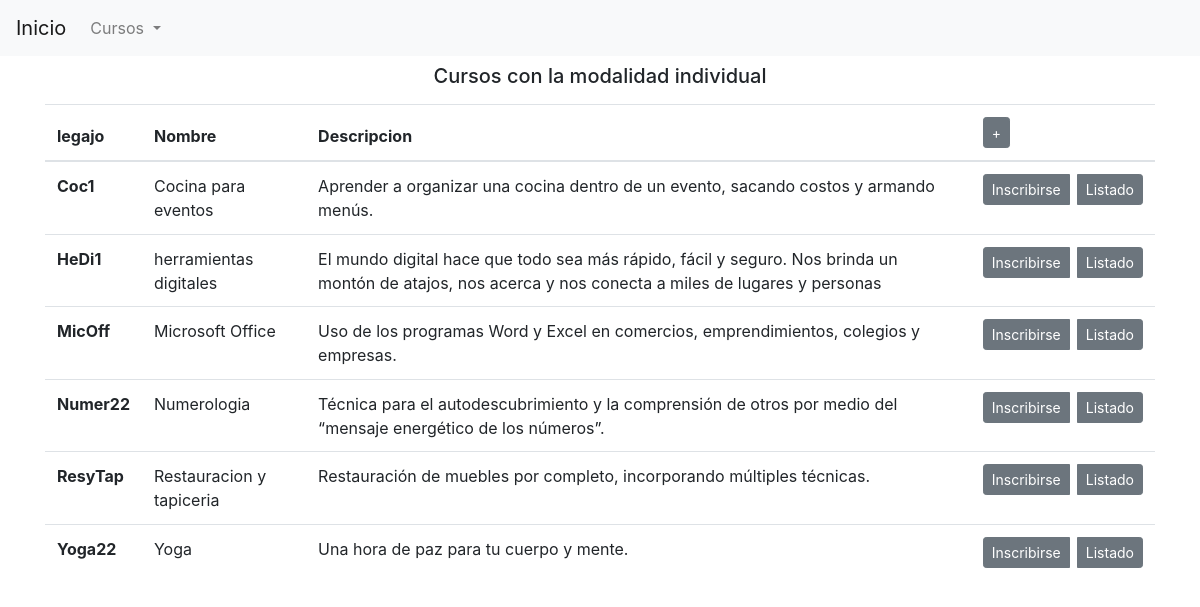
Screenshot of /cursos.php?m=individual with the database file from the repository.
### tables this page shows
CREATE TABLE `curso` (
  `legajo` varchar(25) NOT NULL,
  `nombre` varchar(25) NOT NULL,
  `descripcion` varchar(150) NOT NULL,
  `modalidad` varchar(25) NOT NULL
);

### modelo/Curso.php (called while the page is built, shortened)
<?php
class Curso
{
    private $legajo;
    public function __construct()
    {
        $this->legajo = "";
    }
    public function setear($legajo, $nombre, $descripcion, $modalidad)
    {
        $this->legajo = $legajo;
    }
    public function getLegajo()
    {
        return $this->legajo;
    }
    public static function listar($parametro = "")
    {
        $arreglo = array();
        $base = new BaseDatos();
        $sql = "SELECT * FROM curso ";
        if ($parametro != "") {
            $sql .= 'WHERE ' . $parametro;
        }
        $res = $base->Ejecutar($sql);
        if ($res > -1) {
            if ($res > 0) {
                while ($fila = $base->Registro()) {
                    $curso = new Curso();
                    $curso->setear($fila['legajo'], $fila['nombre'], $fila['descripcion'], $fila['modalidad']);
                    $curso->cargarParticipantes();
                    array_push($arreglo, $curso);
                }
            }
        } else {
            Curso::setMensajeOperacion("Curso->listar: " . $base->getError());
        }
        return $arreglo;
    }
    public function cargarParticipantes()
    {
        $participantes = Cursa::listarParticipantes("legajo='" . $this->getLegajo() . "'");
    }
}

### modelo/conector/BaseDeDatos.php (called while the page is built, shortened)
<?php
class BaseDatos extends PDO {
  	private $conec;
  	private $indice;
  	private $resultado;
    public function __construct(){
        $this->indice =0;
        try {
           $this->conec=true;
        }catch (PDOException $e) {
            $this->sql = $e->getMessage();
            $this->conec=false;
        }
    }
    public function Iniciar(){
        return $this->getConec();
    }
    public function getConec(){
        return $this->conec;
    }
    public function setSQL($e){
        return "\n".$this->sql = $e;
    }
    public function Ejecutar($sql){
        if ( stristr($sql,"select")){
            $resp =  $this->EjecutarSelect($sql);
        }
        return $resp;
   }
   private function EjecutarSelect($sql){
       $cant = -1;
       $resultado=parent::query($sql);
       if(!$resultado){
           $this->analizarDebug();
       }else {
          $arregloResult = $resultado->fetchAll();
          $cant = count($arregloResult);
       }
       return $cant;
   }
   public function Registro() {
       $filaActual = false;
       $indiceActual = $this->getIndice();
       if ($indiceActual>=0) {
           $filas = $this->getResultado();
           if($indiceActual<count($filas)){
               $filaActual =  $filas[$indiceActual];
           }else {
               $this->setIndice(-1);
           }
       }
       return $filaActual;
   }
   private function setIndice ($valor){
       $this->indice = $valor;
   }
   private function getIndice (){
       return $this->indice;
   }
   private function setResultado($valor){
       $this->resultado = $valor;
   }
   private function getResultado(){
      return $this->resultado;
   }
}

### control/ControlCurso.php (called while the page is built, shortened)
<?php
class ControlCurso{
    public function buscarCursos($param){
        return Curso::listar("modalidad='".$param."'");
    }
}

### modelo/Cursa.php (called while the page is built, shortened)
<?php
class Cursa
{
    public static function listarParticipantes($parametro = "")
    {
        $arreglo = array();
        $base = new BaseDatos();
        $sql = "SELECT * FROM cursa ";
        if ($parametro != "") {
            $sql .= 'WHERE ' . $parametro;
        }
        $res = $base->Ejecutar($sql);
        if ($res > -1) {
            if ($res > 0) {
                $coleccionPersonas = (json_decode(file_get_contents("https://weblogin.muninqn.gov.ar/api/Examen")))->value;
                while ($fila = $base->Registro()) {
                    $objParticipante = Cursa::cargarParticipante($coleccionPersonas, $fila['idparticipante']);
                    array_push($arreglo, $objParticipante);
                }
            }
        } else {
            Cursa::setMensajeOperacion("Cursa->listar: " . $base->getError());
        }
        return $arreglo;
    }
    public static function cargarParticipante($coleccionPersonas, $idParticipante)
    {
        $objParticipante = new Participante();
        if (strncmp($idParticipante, 'bd-', 3) === 0) {
            $objParticipante->setId($idParticipante);
            $objParticipante->cargar();
        }
        return $objParticipante;
    }
}

### modelo/Genero.php (called while the page is built, shortened)
<?php
class Genero
{
    private $id;
    public function __construct()
    {
        $this->id = 0;
    }
    public function setear($id, $textId, $value)
    {
        $this->id = $id;
    }
    public function getId()
    {
        return $this->id;
    }
    public function setId($id)
    {
        $this->id = $id;
    }
    public function cargar()
    {
        $resp = false;
        $base = new BaseDatos();
        $sql = "SELECT * FROM genero WHERE id = " . $this->getId() . ";";
        if ($base->Iniciar()) {
            $res = $base->Ejecutar($sql);
            if ($res > -1) {
                if ($res > 0) {
                    $fila = $base->Registro();
                    $resp = true;
                }
            }
        } else {
            $this->setMensajeOperacion("Genero->listar: " . $base->getError());
        }
        return $resp;
    }
}

### modelo/Participante.php (called while the page is built, shortened)
<?php
class Participante
{
    private $id;
    public function __construct()
    {
        $this->id = 0;
    }
    public function setear($id, $dni, $nombre, $apellido, $objGenero, $fechaNacimiento)
    {
        $this->id = $id;
    }
    public function getId()
    {
        return $this->id;
    }
    public function setId($id)
    {
        $this->id = $id;
    }
    public function cargar()
    {
        $resp = false;
        $base = new BaseDatos();
        $sql = "SELECT * FROM participante WHERE id = '" . $this->getId() . "';";
        if ($base->Iniciar()) {
            $res = $base->Ejecutar($sql);
            if ($res > -1) {
                if ($res > 0) {
                    $fila = $base->Registro();
                    $objGenero = new Genero();
                    $objGenero->setId($fila['genero']);
                    $objGenero->cargar();
                    $resp = true;
                }
            }
        } else {
            $this->setMensajeOperacion("Participante->listar: " . $base->getError());
        }
        return $resp;
    }
}

### cursos.php (the view)
<?php
include_once("cabecera.php");
include_once("control/ControlCurso.php");
include_once("modelo/Curso.php");
include_once("modelo/Cursa.php");
include_once("modelo/Participante.php");
include_once("modelo/Genero.php");
include_once("modelo/conector/BaseDeDatos.php");
$controlCurso = new ControlCurso();
$cursos = $controlCurso->buscarCursos($_GET['m']);
?>
<div class="row m-2">
  <div class="col">
    <h5 class="text-center">Cursos con la modalidad <?php echo $_GET['m'] ?> </h5>
  </div>
</div>
<table class="table">
  <thead>
    <tr>
      <th scope="col">legajo</th>
      <th scope="col">Nombre</th>
      <th scope="col">Descripcion</th>
      <th scope="col">
      <a href="crearCurso.php" role="button" class="btn btn-secondary btn-sm">+</a>
      </th>
    </tr>
  </thead>
  <tbody>
    <?php foreach ($cursos as $curso) : ?>
      <tr>
        <th scope="row"><?php echo $curso->getLegajo(); ?></th>
        <td><?php echo $curso->getNombre(); ?></td>
        <td><?php echo $curso->getDescripcion(); ?></td>
        <td>
          <div class="btn-group" role="group">
            <a href="inscripcion.php?legajo=<?php echo$curso->getLegajo()?>" role="button" class="btn btn-secondary btn-sm mr-2">Inscribirse</a>
            <a href="mostrarCurso.php?legajo=<?php echo$curso->getLegajo()?>" role="button" class="btn btn-secondary btn-sm">Listado</a>
          </div>
        </td>
      </tr>
      <tr>
      <?php endforeach; ?>
  </tbody>
</table>
<?php
include_once("pie.php");
?>

### cabecera.php (shortened to what this page needs)
<!DOCTYPE html>
<html lang="en">
<head>
    <link rel="stylesheet" href="https://cdn.jsdelivr.net/npm/bootstrap@4.6.1/dist/css/bootstrap.min.css">
</head>
<body>
    <header>
        <nav class="navbar navbar-expand-lg navbar-light bg-light">
            <a class="navbar-brand" href="index.php">Inicio</a>
            <div class="collapse navbar-collapse" id="navbarNav">
                <ul class="navbar-nav">
                    <li class="nav-item dropdown">
                        <a class="nav-link dropdown-toggle" href="#" id="cursos" role="button" data-toggle="dropdown" aria-expanded="false">
                            Cursos
                        </a>
                    </li>
                </ul>
            </div>
        </nav>
    </header>
    <div class="container">

### pie.php (shortened to what this page needs)
</div>
</body>
</html>

### rows the page displays
curso: legajo "Coc1", nombre "Cocina para eventos", descripcion "Aprender a organizar una cocina dentro de un evento, sacando costos y armando menús."
curso: legajo "HeDi1", nombre "herramientas digitales", descripcion "El mundo digital hace que todo sea más rápido, fácil y seguro. Nos brinda un montón de atajos, nos acerca y nos conecta a miles de lugares y personas"
curso: legajo "MicOff", nombre "Microsoft Office", descripcion "Uso de los programas Word y Excel en comercios, emprendimientos, colegios y empresas."
curso: legajo "Numer22", nombre "Numerologia", descripcion "Técnica para el autodescubrimiento y la comprensión de otros por medio del “mensaje energético de los números”."
curso: legajo "ResyTap", nombre "Restauracion y tapiceria", descripcion "Restauración de muebles por completo, incorporando múltiples técnicas."
curso: legajo "Yoga22", nombre "Yoga", descripcion "Una hora de paz para tu cuerpo y mente."

### other values shown
$_GET['m'] "individual"
